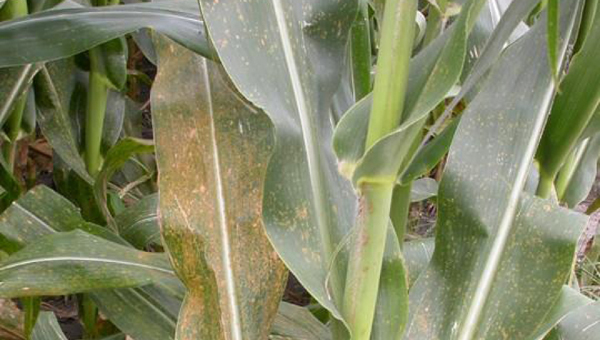
#> input picture Vision/Prueba #2/data/Test/Common_Rust/Corn_Common_Rust (1300).jpg, 600 x 340 px; its folder holds only this picture in this run
$ python 'Prueba#2.py'   (older library calls are emulated)
#> lines starting #> are read from the running program, lines starting #| are printed output that depends on the picture

import os
import glob
import numpy as np
import matplotlib.pyplot as plt

from skimage import io, color, transform, exposure
from skimage.util import img_as_ubyte
from skimage.feature import (
    hog,
    local_binary_pattern,
    graycomatrix,
    graycoprops
)

# ============================================================
# 1. CONFIGURACIÓN
# ============================================================

dataset_dir = r"C:\Users\espar\Documents\Proyecto\Vision\Vision\Prueba #2\data"

output_dir = os.path.join(
    r"C:\Users\espar\Documents\Proyecto\Vision\Vision\Prueba #2\data\features_Corns\visualizador_descriptores"
)
os.makedirs(output_dir, exist_ok=True)

classes = ["Common_Rust", "Corn_Blight", "Healthy","Gray_Leaf_Spot"]

extensions = [
    "*.jpg", "*.jpeg", "*.png",
    "*.bmp", "*.tif", "*.tiff"
]

image_size = (128, 128)

# Configuración HOG
HOG_ORIENTATIONS = 12
HOG_PIXELS_PER_CELL = (8, 8)
HOG_CELLS_PER_BLOCK = (2, 2)

# Configuraciones LBP multiescala
LBP_SCALES = [
    (1, 8),
    (2, 16),
    (4, 32)
]


# ============================================================
# 2. SELECCIONAR UNA IMAGEN POR CLASE
# ============================================================

def find_one_image(class_name):
    folder = os.path.join(dataset_dir, class_name)

    if not os.path.isdir(folder):
        raise FileNotFoundError(
            f"No existe la carpeta: {folder}"
        )

    files = []

    for ext in extensions:
        files.extend(
            glob.glob(
                os.path.join(folder, "**", ext),
                recursive=True
            )
        )

    files = sorted(set(files))

    if not files:
        raise FileNotFoundError(
            f"No se encontraron imágenes en {folder}"
        )

    # Selección reproducible de una sola imagen
    return files[0]


# ============================================================
# 3. PREPARAR IMAGEN Y DESCRIPTORES
# ============================================================

def load_image(image_path):
    image = io.imread(image_path)
#> image is the input picture: shape (340, 600, 3); mean R, G, B 132, 135.6, 101.3

    # Convertir a RGB si la imagen tiene canal alfa
    if image.ndim == 3 and image.shape[-1] == 4:
        image = image[:, :, :3]

    # Preparar imagen en escala de grises para descriptores
    if image.ndim == 3:
        gray = color.rgb2gray(image)
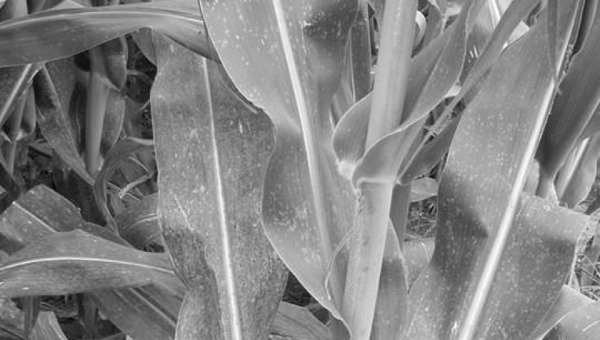
#> gray: shape (340, 600) float64; min 0.0201, max 1, mean 0.519
    else:
        gray = image.astype(np.float32)

        if gray.max() > 1:
            gray = gray / 255.0

    gray = transform.resize(
        gray,
        image_size,
        anti_aliasing=True
    )
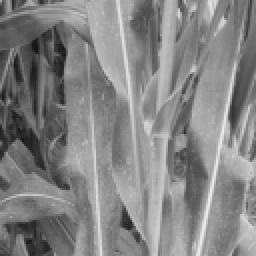
#> gray: shape (128, 128) float64 (shown 2 times larger); min 0.0766, max 0.931, mean 0.519

    return image, gray


# ============================================================
# 4. CREAR COMPARACIÓN EN PARALELO
# ============================================================

n_rows = 2 + len(LBP_SCALES) + 1
n_cols = len(classes)

fig, axes = plt.subplots(
    n_rows,
    n_cols,
    figsize=(10, 3.0 * n_rows),
    squeeze=False
)

fig.suptitle(
    "Comparación de descriptores HOG, LBP multiescala y GLCM",
    fontsize=17,
    fontweight="bold",
    y=0.995
)

for col, class_name in enumerate(classes):

    image_path = find_one_image(class_name)
    original, gray = load_image(image_path)

    print(f"{class_name}: {image_path}")

    # --------------------------------------------------------
    # FILA 1: IMAGEN ORIGINAL
    # --------------------------------------------------------

    ax = axes[0, col]

    if original.ndim == 2:
        ax.imshow(original, cmap="gray")
    else:
        ax.imshow(original)

    ax.set_title(class_name, fontweight="bold", fontsize=13)
    ax.axis("off")

    # --------------------------------------------------------
    # FILA 2: HOG
    # --------------------------------------------------------

    hog_features, hog_image = hog(
        gray,
        orientations=HOG_ORIENTATIONS,
        pixels_per_cell=HOG_PIXELS_PER_CELL,
        cells_per_block=HOG_CELLS_PER_BLOCK,
        block_norm="L2-Hys",
        visualize=True,
        feature_vector=True
    )
#> hog_features = 10800 values, max 0.482 at index 4236, min 0 at index 20, mean 0.1

    hog_image = exposure.rescale_intensity(
        hog_image,
        in_range="image",
        out_range=(0, 1)
    )
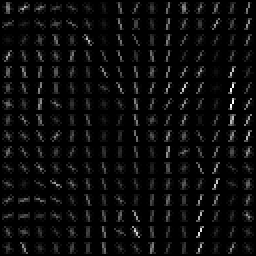
#> hog_image: shape (128, 128) float64 (shown 2 times larger); min 0, max 1, mean 0.0466

    ax = axes[1, col]
    ax.imshow(hog_image, cmap="magma")
    ax.set_title(
        f"HOG (8×8, {HOG_ORIENTATIONS} orient.)\n"
        f"{len(hog_features)} características",
        fontsize=10
    )
    ax.axis("off")

    # --------------------------------------------------------
    # FILAS 3, 4 Y 5: LBP MULTIESCALA
    # --------------------------------------------------------

    gray_uint8 = img_as_ubyte(gray)

    for scale_idx, (radius, points) in enumerate(LBP_SCALES):

        lbp = local_binary_pattern(
            gray_uint8,
            P=points,
            R=radius,
            method="uniform"
        )

        ax = axes[2 + scale_idx, col]

        ax.imshow(
            lbp,
            cmap="gray",
            interpolation="nearest"
        )

        ax.set_title(
            f"LBP (R={radius}, P={points})",
            fontsize=10
        )
        ax.axis("off")
#> this loop made 3 passes
#> pass 1, `lbp = local_binary_pattern( gray_uint8, P=points, R=radius, method="un..`:
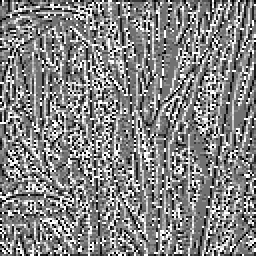
#> lbp: shape (128, 128) float64 (shown 2 times larger); min 0, max 9, mean 4.66; drawn with min black and max white
#> pass 2, `lbp = local_binary_pattern( gray_uint8, P=points, R=radius, method="un..`:
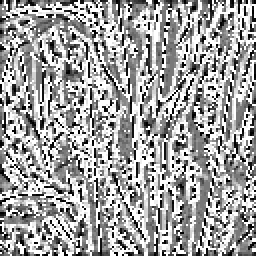
#> lbp: shape (128, 128) float64 (shown 2 times larger); min 0, max 17, mean 10.74; drawn with min black and max white
#> pass 3, `lbp = local_binary_pattern( gray_uint8, P=points, R=radius, method="un..`:
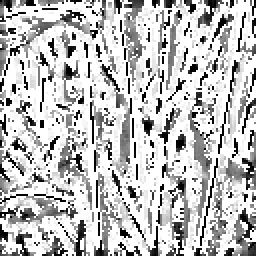
#> lbp: shape (128, 128) float64 (shown 2 times larger); min 0, max 33, mean 24.8; drawn with min black and max white

    # --------------------------------------------------------
    # ÚLTIMA FILA: GLCM
    # --------------------------------------------------------

    # Cuantizar la imagen en 8 niveles de gris
    quantized = (gray_uint8 // 32).astype(np.uint8)
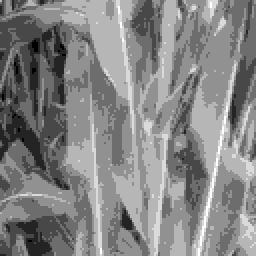
#> quantized: shape (128, 128) (shown 2 times larger); min 0, max 7, mean 3.65; drawn with min black and max white

    glcm = graycomatrix(
        quantized,
        distances=[1],
        angles=[0],
        levels=8,
        symmetric=True,
        normed=True
    )

    # Matriz GLCM real de 8 × 8
    matrix = glcm[:, :, 0, 0]

    contrast = graycoprops(glcm, "contrast")[0, 0]
#> contrast = 0.485
    homogeneity = graycoprops(glcm, "homogeneity")[0, 0]
#> homogeneity = 0.811
    energy = graycoprops(glcm, "energy")[0, 0]
#> energy = 0.338
    correlation = graycoprops(glcm, "correlation")[0, 0]
#> correlation = 0.84

    ax = axes[-1, col]

    im = ax.imshow(matrix, cmap="viridis")
    ax.set_title(
        "GLCM (8 niveles, distancia 1)",
        fontsize=10
    )
    ax.set_xlabel("Nivel vecino")
    ax.set_ylabel("Nivel de referencia")
    ax.set_xticks(range(8))
    ax.set_yticks(range(8))

    # Valores estadísticos debajo de la matriz
    properties_text = (
        f"Contraste: {contrast:.3f} | "
        f"Homogeneidad: {homogeneity:.3f}\n"
        f"Energía: {energy:.3f} | "
        f"Correlación: {correlation:.3f}"
    )

    ax.text(
        0.5, -0.25,
        properties_text,
        transform=ax.transAxes,
        ha="center",
        va="top",
        fontsize=8
    )
#> pass 2 of the loop `for col, class_name in enumerate(classes):`:
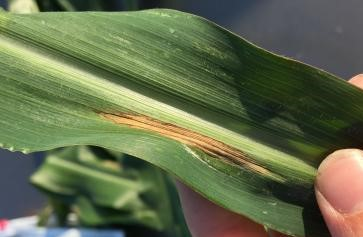
#> input picture Vision/Prueba #2/data/Test/Corn_Blight/Corn_Blight (1103).jpg, 363 x 237 px
#> in load_image, image is the input picture: shape (237, 363, 3); mean R, G, B 99.2, 109.1, 76.1
#> in load_image (call 2), `gray = transform.resize( gray, image_size, anti_aliasing=True )`:
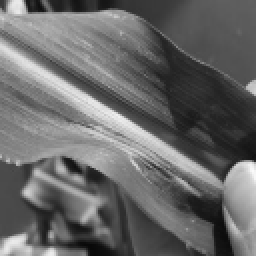
#> gray: shape (128, 128) float64 (shown 2 times larger); min 0.0363, max 0.982, mean 0.41
#> hog_features = 10800 values, max 0.506 at index 1232, min 0 at index 15, mean 0.1
#> `quantized = (gray_uint8 // 32).astype(np.uint8)`:
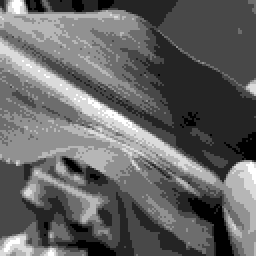
#> quantized: shape (128, 128) (shown 2 times larger); min 0, max 7, mean 2.77; drawn with min black and max white
#> contrast = 0.273
#> homogeneity = 0.882
#> energy = 0.343
#> correlation = 0.946
#> (the run stopped early here; a loop or call above may not have finished)
